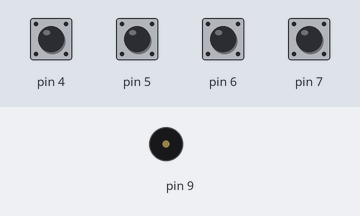
A sketch run on a simulated Arduino Uno, built with avr-gcc and run on an emulated ATmega328P. Shown: buzzer (waves = sounding). The test bench sets the inputs (shaded band); at power-on: pin 4–7 HIGH.

Above: at 1.2 s.
1.3 s: pin 4 pulled LOW for 0.15 s
At 1.37 s:
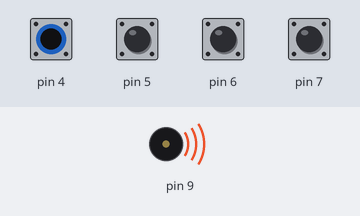
Timing chart, 0 to 4.3 s (numbered marks = the images above; inputs shaded):
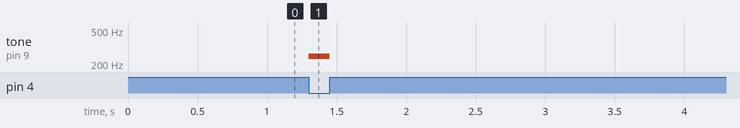

Measured:
- after the input at 1.3 s, tone on pin 9: silent → 247 Hz at once, → silent 0.15 s later

The sketch:

Lab3_Four_Key_Instrument.ino
```cpp
/*
      ECE 1001/1002  Lab 3 four key instrument
           John Lindsey   June 2019
*/
void setup()
{
  // initialize pin 9 as an output for the speaker
  pinMode(9, OUTPUT);

  //initialize pins 4, 5, 6, 7 as button inputs with internal pullup resistors
  pinMode(4, INPUT_PULLUP);
  pinMode(5, INPUT_PULLUP);
  pinMode(6, INPUT_PULLUP);
  pinMode(7, INPUT_PULLUP);
}

void loop ()
{
  if (digitalRead(4) == LOW)
  {
    tone(9, 247, 250);
  }
  else if (digitalRead(5) == LOW)
  {
    tone(9, 261, 250);
  }
  else if (digitalRead(6) == LOW)
  {
    tone(9, 294, 250);
  }
  else if (digitalRead(7) == LOW)
  {
    tone(9, 330, 250);
  }
  else
  {
    noTone(9);
  }
}
```
